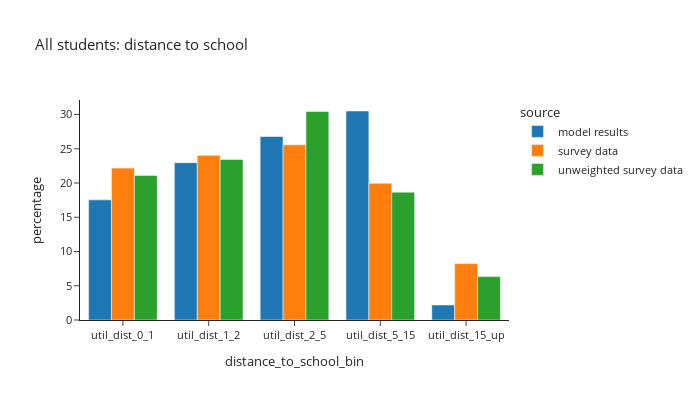
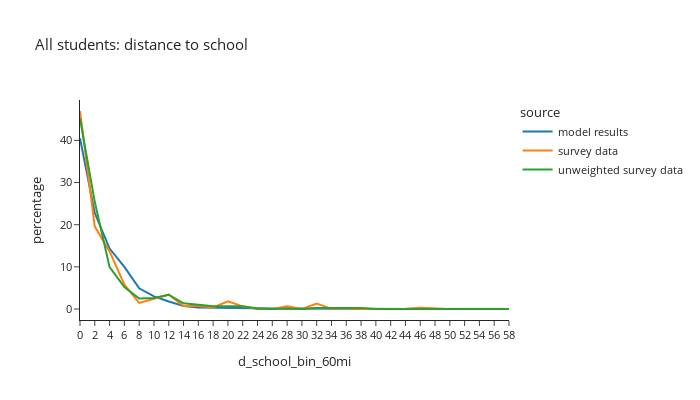

Notebook code cell kept with these figures, in order:
### Code cell
def plot_distance(df:pd.DataFrame, group:str, title_name:str):
    count = df.loc[(df['source']=='model results') & (df[group]),['distance_to_school_bin']].value_counts()
    print(f"model person count =\n"
          f"{count.sort_values()}")
    df_plot = df.loc[(df[group]) & (df['distance_to_school_bin'] != float('nan'))].groupby(['source','distance_to_school_bin'])['person_weight'].sum().reset_index()
    df_plot['percentage'] = df_plot.groupby(['source'], group_keys=False)['person_weight'].\
            apply(lambda x: 100 * x / float(x.sum()))
    # df_plot
    #
    fig1 = px.bar(df_plot, x='distance_to_school_bin', y="percentage", color="source", barmode="group",template="simple_white",
                 title=title_name)
    fig1.for_each_annotation(lambda a: a.update(text = a.text.split("=")[-1]))
    fig1.update_layout(height=400, width=700, font=dict(size=11))
    fig1.show()

    df_plot = per_data.loc[(per_data[group]) & (per_data['d_school_bin_60mi'].notna())].groupby(['source','d_school_bin_60mi'])['person_weight'].sum().reset_index()
    df_plot['percentage'] = df_plot.groupby(['source'], group_keys=False)['person_weight'].\
                apply(lambda x: 100 * x / float(x.sum()))
    # df_plot
    #
    fig2 = px.line(df_plot, x='d_school_bin_60mi', y="percentage", color="source", template="simple_white",
                  title=title_name)
    fig2.for_each_annotation(lambda a: a.update(text = a.text.split("=")[-1]))
    fig2.update_layout(height=400, width=700, font=dict(size=11))
    fig2.show()

# distance to school: grade school
plot_distance(per_data,'is_student',"All students: distance to school")

### Figure 1 — Plotly figure (JSON) as saved in the notebook; plotly's stock layout.template omitted (floating-point values rounded to 4 significant figures)
{"data": [{"alignmentgroup": "True", "hovertemplate": "source=model results<br>distance_to_school_bin=%{x}<br>percentage=%{y}<extra></extra>", "legendgroup": "model results", "marker": {"color": "#1F77B4", "pattern": {"shape": ""}}, "name": "model results", "offsetgroup": "model results", "orientation": "v", "showlegend": true, "textposition": "auto", "type": "bar", "x": ["util_dist_0_1", "util_dist_1_2", "util_dist_2_5", "util_dist_5_15", "util_dist_15_up"], "xaxis": "x", "y": [17.54, 22.97, 26.79, 30.51, 2.195], "yaxis": "y"}, {"alignmentgroup": "True", "hovertemplate": "source=survey data<br>distance_to_school_bin=%{x}<br>percentage=%{y}<extra></extra>", "legendgroup": "survey data", "marker": {"color": "#FF7F0E", "pattern": {"shape": ""}}, "name": "survey data", "offsetgroup": "survey data", "orientation": "v", "showlegend": true, "textposition": "auto", "type": "bar", "x": ["util_dist_0_1", "util_dist_1_2", "util_dist_2_5", "util_dist_5_15", "util_dist_15_up"], "xaxis": "x", "y": [22.17, 24.04, 25.59, 19.97, 8.237], "yaxis": "y"}, {"alignmentgroup": "True", "hovertemplate": "source=unweighted survey data<br>distance_to_school_bin=%{x}<br>percentage=%{y}<extra></extra>", "legendgroup": "unweighted survey data", "marker": {"color": "#2CA02C", "pattern": {"shape": ""}}, "name": "unweighted survey data", "offsetgroup": "unweighted survey data", "orientation": "v", "showlegend": true, "textposition": "auto", "type": "bar", "x": ["util_dist_0_1", "util_dist_1_2", "util_dist_2_5", "util_dist_5_15", "util_dist_15_up"], "xaxis": "x", "y": [21.11, 23.44, 30.44, 18.67, 6.333], "yaxis": "y"}], "layout": {"barmode": "group", "font": {"size": 11}, "height": 400, "legend": {"title": {"text": "source"}, "tracegroupgap": 0}, "title": {"text": "All students: distance to school"}, "width": 700, "xaxis": {"anchor": "y", "domain": [0.0, 1.0], "title": {"text": "distance_to_school_bin"}}, "yaxis": {"anchor": "x", "domain": [0.0, 1.0], "title": {"text": "percentage"}}}}

### Figure 2 — Plotly figure (JSON) as saved in the notebook; plotly's stock layout.template omitted (floating-point values rounded to 4 significant figures)
{"data": [{"hovertemplate": "source=model results<br>d_school_bin_60mi=%{x}<br>percentage=%{y}<extra></extra>", "legendgroup": "model results", "line": {"color": "#1F77B4", "dash": "solid"}, "marker": {"symbol": "circle"}, "mode": "lines", "name": "model results", "orientation": "v", "showlegend": true, "type": "scatter", "x": ["0", "2", "4", "6", "8", "10", "12", "14", "16", "18", "20", "22", "24", "26", "28", "30", "32", "34", "36", "38", "40", "42", "44", "46", "48", "50", "52", "54", "56", "58"], "xaxis": "x", "y": [40.51, 22.76, 14.34, 10.01, 4.899, 2.992, 1.764, 0.7034, 0.3829, 0.3036, 0.2761, 0.2303, 0.1832, 0.1443, 0.1315, 0.09487, 0.06287, 0.05107, 0.04031, 0.02993, 0.01992, 0.02162, 0.01737, 0.009629, 0.01001, 0.004531, 0.005098, 0.002738, 0.002454, 0.001888], "yaxis": "y"}, {"hovertemplate": "source=survey data<br>d_school_bin_60mi=%{x}<br>percentage=%{y}<extra></extra>", "legendgroup": "survey data", "line": {"color": "#FF7F0E", "dash": "solid"}, "marker": {"symbol": "circle"}, "mode": "lines", "name": "survey data", "orientation": "v", "showlegend": true, "type": "scatter", "x": ["0", "2", "4", "6", "8", "10", "12", "14", "16", "18", "20", "22", "24", "26", "28", "30", "32", "34", "36", "38", "40", "42", "44", "46", "48", "50", "52", "54", "56", "58"], "xaxis": "x", "y": [46.98, 19.55, 13.66, 5.786, 1.436, 2.364, 3.396, 0.7043, 0.7294, 0.3828, 1.84, 0.6272, 0.008474, 0.0, 0.6217, 0.0, 1.273, 0.03939, 0.1615, 0.02303, 0.0, 0.0, 0.07332, 0.2717, 0.07332, 0.0, 0.0, 0.0, 0.0, 0.0], "yaxis": "y"}, {"hovertemplate": "source=unweighted survey data<br>d_school_bin_60mi=%{x}<br>percentage=%{y}<extra></extra>", "legendgroup": "unweighted survey data", "line": {"color": "#2CA02C", "dash": "solid"}, "marker": {"symbol": "circle"}, "mode": "lines", "name": "unweighted survey data", "orientation": "v", "showlegend": true, "type": "scatter", "x": ["0", "2", "4", "6", "8", "10", "12", "14", "16", "18", "20", "22", "24", "26", "28", "30", "32", "34", "36", "38", "40", "42", "44", "46", "48", "50", "52", "54", "56", "58"], "xaxis": "x", "y": [45.21, 25.37, 9.921, 5.186, 2.48, 2.593, 3.382, 1.353, 1.015, 0.6764, 0.6764, 0.6764, 0.1127, 0.0, 0.1127, 0.0, 0.2255, 0.2255, 0.2255, 0.2255, 0.0, 0.0, 0.1127, 0.1127, 0.1127, 0.0, 0.0, 0.0, 0.0, 0.0], "yaxis": "y"}], "layout": {"font": {"size": 11}, "height": 400, "legend": {"title": {"text": "source"}, "tracegroupgap": 0}, "title": {"text": "All students: distance to school"}, "width": 700, "xaxis": {"anchor": "y", "domain": [0.0, 1.0], "title": {"text": "d_school_bin_60mi"}}, "yaxis": {"anchor": "x", "domain": [0.0, 1.0], "title": {"text": "percentage"}}}}
